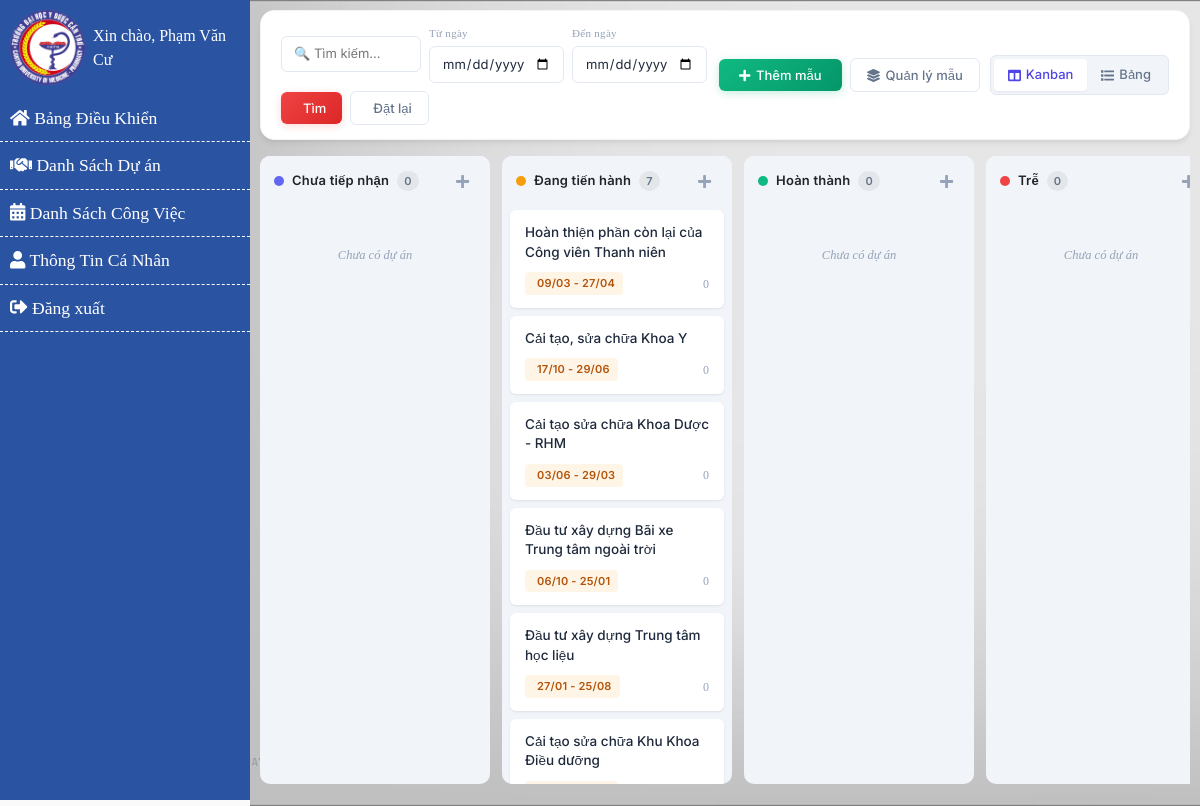
The page /capquanly/danhsachduan.php (signed in) on the database its author committed.
### tables this page shows
CREATE TABLE `duan` (
  `DA_MA` varchar(50) NOT NULL,
  `DA_TEN` varchar(255) NOT NULL,
  `DA_NGUOIPHUTRACH` varchar(50) DEFAULT NULL,
  `DA_MOTA` longtext,
  `DA_NGAYBATDAU` date DEFAULT NULL,
  `DA_NGAYKETTHUC` date DEFAULT NULL,
  `DA_TRANGTHAI` int DEFAULT NULL,
  `DA_SETTING` int NOT NULL DEFAULT '1',
  `PB_MA` varchar(255) DEFAULT NULL,
  `DA_TONGMUCDAUTU` bigint UNSIGNED DEFAULT '0',
  `CV_TEMPLATE` int DEFAULT NULL COMMENT 'Mã mẫu CV áp dụng',
  `AUTO_CV` tinyint(1) DEFAULT '0' COMMENT 'Tự động áp dụng mẫu CV (1: Có, 0: Không)'
);

### capquanly/ajax/query_helper.php (called while the page is built, shortened)
<?php
function buildProjectQuery($conn, $status, $keywords = '', $from_date = '', $to_date = '')
{
    $userId = $_SESSION['code'] ?? null;
    $nndMa = $_SESSION['nnd_ma'] ?? ($_SESSION['NND_MA'] ?? null);
    $isAdmin = (isset($_SESSION['active']) && $_SESSION['active'] == 1) || ($nndMa == 4);
    $isManager = ($nndMa == 2);
    $params = [];
    $types = "";
    $selectCols = "d.DA_MA, d.DA_TEN, d.DA_TRANGTHAI, d.DA_NGAYBATDAU, d.DA_NGAYKETTHUC,
                   d.DA_NGUOIPHUTRACH,
                   (SELECT COUNT(*) FROM binhluan c WHERE c.DA_MA = d.DA_MA) AS comment_count,
                   (SELECT GROUP_CONCAT(COLOR SEPARATOR ',') FROM nhan n WHERE n.DA_MA = d.DA_MA) as labels";
    if ($isAdmin) {
        $sql = "SELECT DISTINCT $selectCols FROM duan d WHERE 1=1";
    } else {
        $sql = "SELECT DISTINCT $selectCols FROM duan d
                LEFT JOIN duan_thanhvien dt ON d.DA_MA = dt.DA_MA
                WHERE (d.DA_NGUOIPHUTRACH = ? OR dt.TV_MA = ?
                      OR EXISTS (SELECT 1 FROM danhsachcongviec dcv WHERE dcv.DA_MA = d.DA_MA AND dcv.TV_MA = ?))";
        $params = array_merge($params, [$userId, $userId, $userId]);
        $types .= "sss";
    }
    if ($status === 'all') {
        $sql .= " AND d.DA_TRANGTHAI != 0";
    } else {
        $sql .= " AND d.DA_TRANGTHAI = ?";
        $params[] = $status;
        $types .= "i";
    }
    return ['sql' => $sql, 'params' => $params, 'types' => $types];
}
function getProjectsByStatus($conn, $status, $keywords = '', $from_date = '', $to_date = '', $limit = 0, $offset = 0)
{
    $base = buildProjectQuery($conn, $status, $keywords, $from_date, $to_date);
    $sql = $base['sql'] . " ORDER BY d.DA_MA DESC";
    if ($limit > 0) {
        $sql .= " LIMIT ? OFFSET ?";
        $base['params'][] = $limit;
        $base['params'][] = $offset;
        $base['types'] .= "ii";
    }
    $stmt = $conn->prepare($sql);
    if (!empty($base['params'])) {
        $stmt->bind_param($base['types'], ...$base['params']);
    }
    if (!$stmt->execute()) {
        $stmt->close();
        return [];
    }
    $result = $stmt->get_result();
    $data = $result->fetch_all(MYSQLI_ASSOC);
    return $data;
}
function countProjectsByStatus($conn, $status, $keywords = '', $from_date = '', $to_date = '')
{
    $base = buildProjectQuery($conn, $status, $keywords, $from_date, $to_date);
    $countSql = preg_replace('/SELECT DISTINCT .+? FROM duan d/s', 'SELECT COUNT(DISTINCT d.DA_MA) as total FROM duan d', $base['sql']);
    $stmt = $conn->prepare($countSql);
    if (!empty($base['params'])) {
        $stmt->bind_param($base['types'], ...$base['params']);
    }
    if (!$stmt->execute()) {
        $stmt->close();
        return 0;
    }
    $result = $stmt->get_result();
    $row = $result->fetch_assoc();
    return (int)($row['total'] ?? 0);
}
function getProjectsForTable($conn, $keywords = '', $from_date = '', $to_date = '', $page = 1, $perPage = 20)
{
    $offset = ($page - 1) * $perPage;
    $total = countProjectsByStatus($conn, 'all', $keywords, $from_date, $to_date);
    $data = getProjectsByStatus($conn, 'all', $keywords, $from_date, $to_date, $perPage, $offset);
    $pages = ($perPage > 0) ? (int)ceil($total / $perPage) : 1;
    return [
        'data' => $data,
        'total' => $total,
        'pages' => $pages,
        'page' => $page,
        'perPage' => $perPage
    ];
}
function getProjectsForKanban($conn, $status, $keywords = '', $from_date = '', $to_date = '', $limit = 0, $offset = 0)
{
    return getProjectsByStatus($conn, $status, $keywords, $from_date, $to_date, $limit, $offset);
}
function countProjectsForKanban($conn, $status, $keywords = '', $from_date = '', $to_date = '')
{
    return countProjectsByStatus($conn, $status, $keywords, $from_date, $to_date);
}
?>

### capquanly/ajax/jobs.php (shortened to what this page needs)
<?php
if (!function_exists('isValidDate')) {
    function isValidDate($date) {
        return ($date && $date !== '0000-00-00' && strtotime($date) !== false);
    }
}
if (!function_exists('renderProjectKanbanCard')) {
    function renderProjectKanbanCard($item, $conn) {
        $id = $item['DA_MA'];
        $isExpired = (!empty($item['DA_NGAYKETTHUC']) && $item['DA_NGAYKETTHUC'] < date('Y-m-d'));
        $commentCount = $item['comment_count'] ?? 0;
        $cardClass = 'cv-card';
        $dateClass = 'cv-date-ok';
        if ($isExpired) {
            $dateClass = 'cv-date-danger';
        } elseif (in_array($item['DA_TRANGTHAI'], [1])) {
            $dateClass = 'cv-date-progress';
        } elseif (in_array($item['DA_TRANGTHAI'], [5])) {
            $dateClass = 'cv-date-pending';
        }
        $startDate = !empty($item['DA_NGAYBATDAU']) ? date('d/m', strtotime($item['DA_NGAYBATDAU'])) : '';
        $endDate = isValidDate($item['DA_NGAYKETTHUC']) ? date('d/m', strtotime($item['DA_NGAYKETTHUC'])) : '';
        $dateStr = $startDate . ($endDate ? ' - ' . $endDate : '');
        $html = '<li data-id="'.$id.'">';
        $html .= '<div class="'.$cardClass.'">';
        $html .= '<div class="cv-card-actions">';
        $html .= '<button class="cv-card-action-btn viewDetail" data-id="'.$id.'" title="Mở thẻ"><i class="fal fa-id-card"></i></button>';
        $html .= '<button class="cv-card-action-btn viewDetail2" data-id="'.$id.'" title="Chỉnh sửa"><i class="fal fa-pen"></i></button>';
        $html .= '<button class="cv-card-action-btn cv-action-danger removeProject" data-id="'.$id.'" title="Xóa thẻ"><i class="fal fa-trash-alt"></i></button>';
        $html .= '</div>';
        $html .= '<div class="cv-card-name">'.$item['DA_TEN'].'</div>';
        $html .= '<div class="cv-card-footer">';
        $html .= '<span class="cv-card-date '.$dateClass.'"><i class="fal fa-calendar-alt"></i> '.$dateStr.'</span>';
        $html .= '<div class="cv-card-meta">';
        $html .= '<span class="cv-meta-item viewDetail2" data-id="'.$id.'"><i class="far fa-comment"></i> '.$commentCount.'</span>';
        $html .= '</div>';
        $html .= '</div>';
        $html .= '</div>';
        $html .= '</li>';
        return $html;
    }
}
if (!function_exists('renderProjectKanbanColumn')) {
    function renderProjectKanbanColumn($title, $dotClass, $statusCode, $items, $listId, $conn, $totalCount = 0, $initLimit = 0) {
        $count = is_array($items) ? count($items) : 0;
        $html = '<div class="cv-kanban-col">';
        $html .= '<div class="cv-kanban-col-header">';
        $displayCount = ($totalCount > 0) ? $totalCount : $count;
        $html .= '<div class="cv-col-title"><span class="cv-col-dot '.$dotClass.'"></span> '.$title.' <span class="cv-col-count">'.$displayCount.'</span></div>';
        $html .= '<button data-status="'.$statusCode.'" class="cv-col-add-btn btnInsert" title="Thêm dự án"><i class="fa fa-plus"></i></button>';
        $html .= '</div>';
        $html .= '<div class="cv-kanban-col-body" id="'.str_replace('-list','',$listId).'">';
        $html .= '<ul id="'.$listId.'">';
        if (!empty($items)) {
            foreach ($items as $item) {
                $html .= renderProjectKanbanCard($item, $conn);
            }
        } else {
            $html .= '<li class="cv-empty-col"><i class="fal fa-inbox" style="font-size:22px;margin-bottom:6px;display:block;"></i>Chưa có dự án</li>';
        }
        $html .= '</ul></div></div>';
        return $html;
    }
}
$kanbanInitLimit = $kanbanInitLimit ?? 30;
?>
<div class="cv-view-container" id="kanbanView">
    <div class="cv-kanban-wrapper jobs-list-wrapper">
        <?php echo renderProjectKanbanColumn('Chưa tiếp nhận', 'cv-dot-pending', 5, $projectsStart ?? [], 'new-jobs-list', $conn, $countStart ?? 0, $kanbanInitLimit); ?>
        <?php echo renderProjectKanbanColumn('Đang tiến hành', 'cv-dot-progress', 1, $projectsInProgress ?? [], 'in-progress-list', $conn, $countInProgress ?? 0, $kanbanInitLimit); ?>
        <?php echo renderProjectKanbanColumn('Hoàn thành', 'cv-dot-done', 2, $projectsFinish ?? [], 'complete-jobs-list', $conn, $countFinish ?? 0, $kanbanInitLimit); ?>
        <?php echo renderProjectKanbanColumn('Trễ', 'cv-dot-late', 3, $projectsMove ?? [], 'waiting-jobs-list', $conn, $countMove ?? 0, $kanbanInitLimit); ?>
    </div>
</div>

### style/style_DAL.css (style rules this page uses)
body { font-family: 'NotoFont'; background: #fafafa; }

### capquanly/css/style.css (style rules this page uses)
ul { list-style-type: none; padding: 0; margin: 0; height: 100%; }
.jobs-list-wrapper { margin-top: 5px; display: flex; flex-direction: row; flex-wrap: nowrap; justify-content: space-between; align-items: stretch; align-content: stretch; height: 80vh !important; overflow-x: auto; }

### rows shown on the page
duan: DA_TEN "Hoàn thiện phần còn lại của Công viên Thanh niên", dateStr "09/03 - 27/04", commentCount "0"
duan: DA_TEN "Cải tạo, sửa chữa Khoa Y", dateStr "17/10 - 29/06", commentCount "0"
duan: DA_TEN "Cải tạo sửa chữa Khoa Dược - RHM", dateStr "03/06 - 29/03", commentCount "0"
duan: DA_TEN "Đầu tư xây dựng Bãi xe Trung tâm ngoài trời", dateStr "06/10 - 25/01", commentCount "0"
duan: DA_TEN "Đầu tư xây dựng Trung tâm học liệu", dateStr "27/01 - 25/08", commentCount "0"
duan: DA_TEN "Cải tạo sửa chữa Khu Khoa Điều dưỡng"

### other values the page prints
$_SESSION['username'] "Phạm Văn Cư"
$title "Chưa tiếp nhận Đang tiến hành Hoàn thành Trễ"
$displayCount "0 7 0 0"
